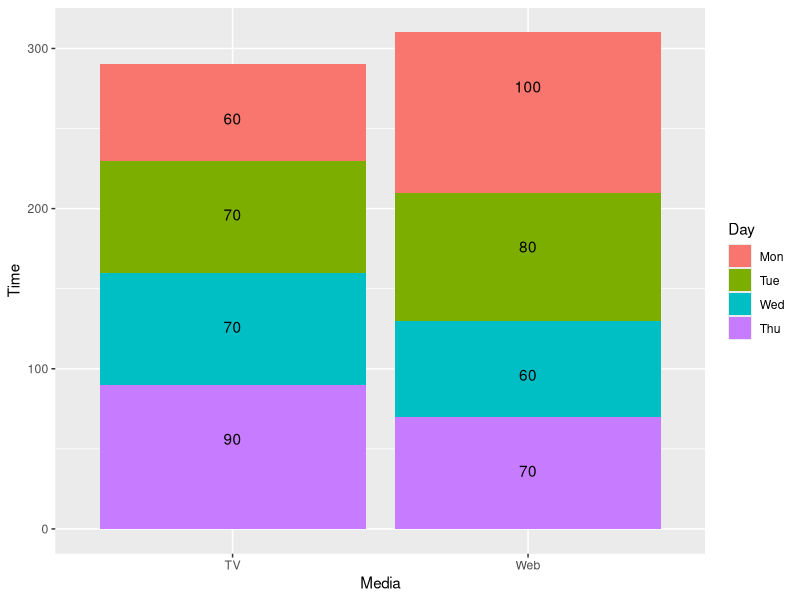

R code for this plot:
#2.2.2
library(tidyverse)
q02 <- read_csv("E02P03.csv", col_types="ffd")
ggplot(q02,aes(x=Media,y=Time,fill=Day))+geom_bar(stat="identity")+geom_text(aes(label=Time),vjust=5,position="stack")
